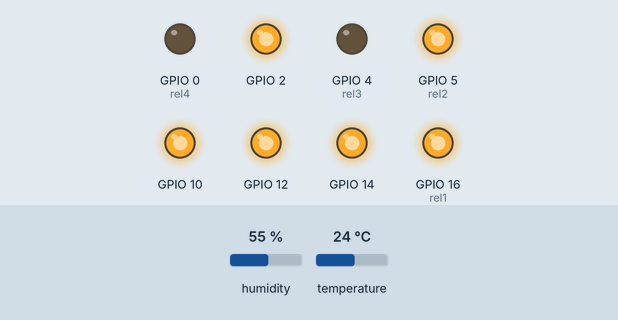
The sketch below on a simulated ESP8266 (NodeMCU). Shown: output pins drawn as LEDs (lit = HIGH). The inputs (shaded band) are chosen by the test bench; at power-on: temperature 24 °C, humidity 55 %. WiFi joins after 1.5 s; servers stay silent unless stated; what the sketch prints to the serial monitor is not drawn.

Above: at 2.8 s.
2.9 s: temperature set to 29 °C
4.8 s: temperature set to 32 °C
At 6.1 s:
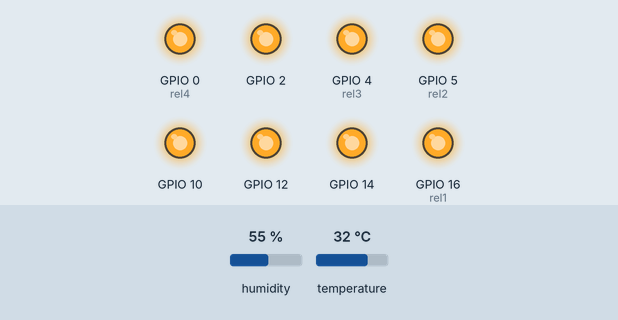
7.1 s: temperature set to 34 °C
8.9 s: temperature set to 37 °C
At 10.4 s:
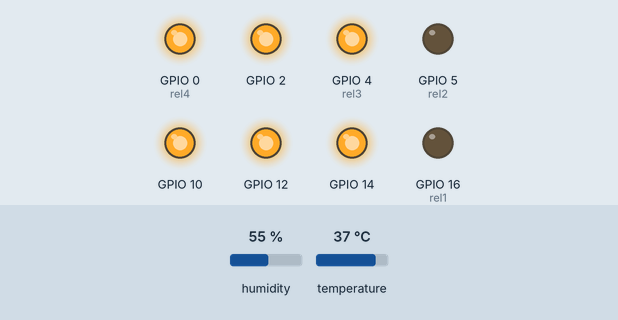
Timing chart, 0 to 11.9 s (numbered marks = the images above; inputs shaded):
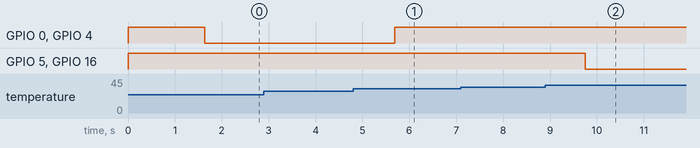

Measured:
- the behaviour switches between 30 and 31 °C on temperature (found by bisection; images 0 and 1)
- the behaviour switches between 35 and 36 °C on temperature (found by bisection; images 1 and 2)
- after the input at 2.9 s, every drawn part: stays the same
- after the input at 4.8 s, GPIO 0 (rel4), GPIO 4 (rel3): LOW → HIGH after 0.88 s
- after the input at 7.1 s, every drawn part: stays the same
- after the input at 8.9 s, GPIO 5 (rel2), GPIO 16 (rel1): HIGH → LOW after 0.85 s

The sketch:

teml.ino
```cpp
#include <ESP8266WiFi.h>
#include "DHT.h"
#define rel1 16
#define rel2 5
#define rel3 4
#define rel4 0
#define rel5 2
#define rel6 14
#define rel7 12
#define rel8 10
#define DHTTYPE DHT11
const char* ssid = "Ikar";
const char* password = "380980700507";
WiFiServer server(80);
const int DHTPin = 13;
DHT dht(DHTPin, DHTTYPE);
static char celsiusTemp[7];
static char fahrenheitTemp[7];
static char humidityTemp[7];
float t = 0;
String Temp;
float h = 0;
int maxt = 35;
int mint = 30;
String Maxt;
String Mint;
int i = 1;
String header;
void setup() {
  pinMode(16, OUTPUT);                                  // Встановлення відповідних портів в режим видачі сигналу
  pinMode(5, OUTPUT);
  pinMode(4, OUTPUT);
  pinMode(10, OUTPUT);
  pinMode(0, OUTPUT);
  pinMode(2, OUTPUT);
  pinMode(14, OUTPUT);
  pinMode(12, OUTPUT);
  digitalWrite (16, HIGH);                              // Встановлення відповідних портів в режим видачі логічної одиниці
  digitalWrite (5, HIGH);
  digitalWrite (4, HIGH);
  digitalWrite (0, HIGH);
  digitalWrite (2, HIGH);
  digitalWrite (14, HIGH);
  digitalWrite (12, HIGH);
  digitalWrite (10, HIGH);
  Serial.begin(115200);
  delay(10);
  dht.begin();
  Serial.println();
  Serial.print("Connecting to ");
  Serial.println(ssid);
  WiFi.begin(ssid, password);
  while (WiFi.status() != WL_CONNECTED) {
    delay(500);
    Serial.print(".");
  }
  Serial.println("");
  Serial.println("WiFi connected");
  server.begin();
  Serial.println("Web server running. Waiting for the ESP IP...");
  delay(100);
  Serial.println(WiFi.localIP());
}
void loop() {
  t = dht.readTemperature();
  h = dht.readHumidity();
  Temp = t;
  Maxt = maxt;
  Mint = mint;
  if (t > maxt) {
    digitalWrite(rel1, LOW);
    digitalWrite(rel2, LOW);
  }
  if (t < mint) {
    digitalWrite(rel1, HIGH);
    digitalWrite(rel2, HIGH);
    digitalWrite(rel3, LOW);
    digitalWrite(rel4, LOW);
  }
  if (t > mint) {
    digitalWrite(rel3, HIGH);
    digitalWrite(rel4, HIGH);
  }
  if (mint >= maxt) {
    mint = mint - 1;
  }
  if (maxt <= mint) {
    maxt = maxt + 1;
  }

  WiFiClient client = server.available();   // Listen for incoming clients

  if (client) {                             // If a new client connects,
    Serial.println("New Client.");          // print a message out in the serial port
    String currentLine = "";                // make a String to hold incoming data from the client
    while (client.connected()) {            // loop while the client's connected
      if (client.available()) {             // if there's bytes to read from the client,
        char c = client.read();             // read a byte, then
        Serial.write(c);                    // print it out the serial monitor
        header += c;
        if (c == '\n') {                    // if the byte is a newline character
          // if the current line is blank, you got two newline characters in a row.
          // that's the end of the client HTTP request, so send a response:
          if (currentLine.length() == 0) {
            // HTTP headers always start with a response code (e.g. HTTP/1.1 200 OK)
            // and a content-type so the client knows what's coming, then a blank line:
            client.println("HTTP/1.1 200 OK");
            client.println("Content-type:text/html");
            client.println("Connection: close");
            client.println();


            if (header.indexOf("GET /Maxt/plus") >= 0) {
              maxt = maxt + 1;
            } else if (header.indexOf("GET /Maxt/minus") >= 0) {
              maxt = maxt - 1;
            } else if (header.indexOf("GET /Mint/plus") >= 0) {
              mint = mint + 1;
            } else if (header.indexOf("GET /Mint/minus") >= 0) {
              mint = mint - 1;
            }

            // Display the HTML web page
            client.println("<!DOCTYPE html><html>");
            client.println("<head><meta charset=\"utf-8\"><meta name=\"viewport\" content=\"width=device-width, initial-scale=1\">" );
            client.println("<link rel=\"icon\" href=\"data:,\">");
            // CSS to style the on/off buttons
            // Feel free to change the background-color and font-size attributes to fit your preferences
            client.println("<style>html { font-family: Helvetica; display: inline-block; margin: 0px auto; text-align: center;}");
            client.println(".button { background-color: #195B6A; border: none; color: white; padding: 16px 40px;");
            client.println("text-decoration: none; font-size: 30px; margin: 2px; cursor: pointer;}");
            client.println(".button2 {background-color: #77878A;}</style></head>");

            // Web Page Heading
            client.println("<body><h1>Регулятор теплиця</h1>");

            // Display current state, and ON/OFF buttons for GPIO 5
            client.println("<p>Поточна температура " + Temp + " C</p>");
            client.println("<p>Задана максимальна " + Maxt + " C</p>");
            client.println("<p>Задана мінімальна " + Mint + " C</p>");
            if (1) {
              client.println("<p><a href=\"/Maxt/plus\"><button class=\"button\">Maxt+</button></a></p>");
            }
            if (1) {
              client.println("<p><a href=\"/Maxt/minus\"><button class=\"button\">Maxt-</button></a></p>");
            }
            if (1) {
              client.println("<p><a href=\"/Mint/plus\"><button class=\"button\">Mint+</button></a></p>");
            }
            if (1) {
              client.println("<p><a href=\"/Mint/minus\"><button class=\"button\">Mint-</button></a></p>");
            }
            if (1) {
              client.println("<p><a href=\"/\"><button class=\"button\">Home</button></a></p>");
            }
            // If the output5State is off, it displays the ON button
            client.println("</body></html>");

            // The HTTP response ends with another blank line
            client.println();
            // Break out of the while loop
            break;
          } else { // if you got a newline, then clear currentLine
            currentLine = "";
          }
        } else if (c != '\r') {  // if you got anything else but a carriage return character,
          currentLine += c;      // add it to the end of the currentLine
        }
      }
    }
    // Clear the header variable
    header = "";
    // Close the connection
    client.stop();
    Serial.println("Client disconnected.");
    Serial.println("");
  }
  delay(10);
}
```
